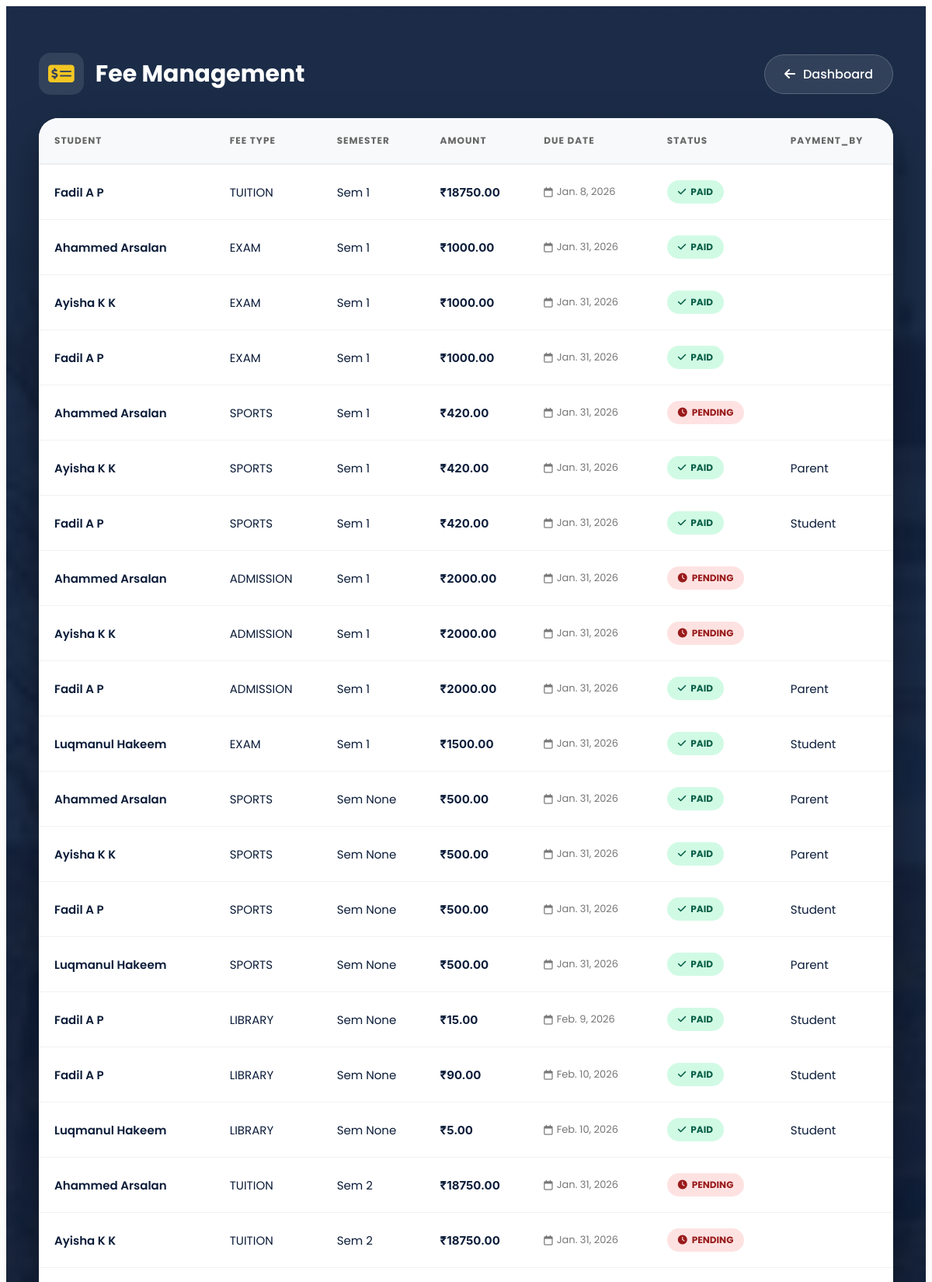
Page /fees/list/ (upper part) on the committed database.
### fees/models.py (models this page shows)
class Fee(models.Model):
    PAID_BY_CHOICES = [
        ('student', 'Student'),
        ('parent', 'Parent'),
        ('teacher', 'Teacher'),
    ]
    issue = models.ForeignKey(
        Issue,
        on_delete=models.CASCADE,
        null=True,
        blank=True,
        related_name="fees"
    )
    user = models.ForeignKey(
        User,
        on_delete=models.CASCADE,
        related_name="fees",blank=True,null=True
    )
    student = models.ForeignKey(
        Student,
        on_delete=models.CASCADE,
        null=True,
        blank=True
    )
    fee_type = models.CharField(max_length=50)
    semester = models.PositiveIntegerField(
        choices=Student.SEMESTER_CHOICES,
        null=True,
        blank=True
    )
    amount = models.DecimalField(max_digits=8, decimal_places=2)
    due_date = models.DateField()
    is_paid = models.BooleanField(default=False)
    paid_by = models.CharField(
        max_length=10,
        choices=PAID_BY_CHOICES,
        null=True,
        blank=True
    )
    paypal_order_id = models.CharField(max_length=255, blank=True, null=True)
    paid_on = models.DateTimeField(null=True, blank=True)
    created_at = models.DateTimeField(auto_now_add=True)

### students/models.py (models this page shows, shortened)
class Student(models.Model):
    COURSE_CHOICES = (
        ('BCA', 'BCA'),
        ('BSC_CS', 'BSc Computer Science'),
        ('BSC_IT', 'BSc Information Technology'),
        ('BCOM', 'BCom'),
        ('BA', 'BA'),
    )
    user = models.OneToOneField(
        User,
        on_delete=models.CASCADE,
        related_name='student_profile',blank=True,null=True
    )
    course = models.CharField(max_length=20, choices=COURSE_CHOICES)
    SEMESTER_CHOICES = [
    (1, '1st Semester'),
    (2, '2nd Semester'),
    (3, '3rd Semester'),
    (4, '4th Semester'),
    (5, '5th Semester'),
    (6, '6th Semester'),
    ]
    semester = models.PositiveIntegerField(
        choices=SEMESTER_CHOICES,
        default=1
    )
    parent = models.OneToOneField(
        User,
        on_delete=models.CASCADE,
        related_name='parent_student',
        null=True,
        blank=True
    )
    first_name = models.CharField(max_length=50,blank=True)   # Student first name
    last_name = models.CharField(max_length=50,blank=True)    # Student last name
    father_name = models.CharField(max_length=100,blank=True)
    mother_name = models.CharField(max_length=100,blank=True)
    register_number = models.CharField(
        max_length=20,
        unique=True,blank=True
    )
    date_of_birth = models.DateField()
    profile_photo = models.ImageField(
        upload_to='student_profiles/',
        blank=True,
        null=True
    )
    parent_email = models.EmailField(blank=True, null=True)
    otp = models.CharField(max_length=6, blank=True, null=True)  # store OTP
    otp_created_at = models.DateTimeField(blank=True, null=True)  # store OTP timestamp

### fees/views.py (the view)
# urls.py: path('list/', views.fee_list, name='fee_list'),
def fee_list(request):
    from .models import Fee
    fees = Fee.objects.all()
    return render(request, 'fees/fee_list.html', {'fees': fees})

### notifications/context_processors.py (called while the page is built)
def notification_count(request):
    if request.user.is_authenticated:
        count = Notification.objects.filter(
            recipient=request.user,
            is_read=False
        ).count()
    else:
        count = 0
    return {
        'unread_notification_count': count
    }

### templates/fees/fee_list.html (shortened to what this page needs)
{% extends "base.html" %}
{% load static %}
{% block content %}
<link rel="stylesheet" href="https://cdnjs.cloudflare.com/ajax/libs/font-awesome/6.5.1/css/all.min.css"/>
<div class="fees-wrapper">
    <div class="container">
        <div class="header-area">
            <h2>
                <i class="fa-solid fa-money-check-dollar"></i>
                Fee Management
            </h2>
            <a href="{% url 'admin-dashboard' %}" class="back-btn">
                <i class="fa-solid fa-arrow-left"></i> Dashboard
            </a>
        </div>
        <div class="fees-card">
            <div class="table-container">
                <table class="fees-table">
                    <thead>
                        <tr>
                            <th>Student</th>
                            <th>Fee Type</th>
                            <th>Semester</th>
                            <th>Amount</th>
                            <th>Due Date</th>
                            <th>Status</th>
                            <th>Payment_By</th>
                        </tr>
                    </thead>
                    <tbody>
                        {% for fee in fees %}
                        <tr>
                            <td data-label="Student" class="student-name">
                                {{ fee.student.first_name }} {{ fee.student.last_name }}
                            </td>
                            <td data-label="Fee Type">{{ fee.fee_type }}</td>
                            <td data-label="Semester">Sem {{ fee.semester }}</td>
                            <td data-label="Amount" class="amount-text">₹{{ fee.amount }}</td>
                            <td data-label="Due Date">
                                <span class="due-date">
                                    <i class="fa-regular fa-calendar"></i> {{ fee.due_date }}
                                </span>
                            </td>
                            <td data-label="Status">
                                {% if fee.is_paid %}
                                    <span class="badge badge-paid">
                                        <i class="fa-solid fa-check"></i> Paid
                                    </span>
                                {% else %}
                                    <span class="badge badge-unpaid">
                                        <i class="fa-solid fa-clock"></i> Pending
                                    </span>
                                {% endif %}
                            </td>
                            <td>
    {% if fee.paid_by == 'parent' %}
        Parent
    {% elif fee.paid_by == 'student' %}
        Student
    {% endif %}
</td>
                        </tr>
                        {% endfor %}
                    </tbody>
                </table>
            </div>
        </div>
    </div>
</div>
{% endblock %}

### rows in the picture
Fee: student.first_name "Fadil", student.last_name "A P", fee_type "TUITION", semester "1", amount "18750.00", due_date "Jan. 8, 2026", is_paid True (drawn)
Fee: student.first_name "Ahammed", student.last_name "Arsalan", fee_type "EXAM", semester "1", amount "1000.00", due_date "Jan. 31, 2026", is_paid True (drawn)
Fee: student.first_name "Ayisha", student.last_name "K K", fee_type "EXAM", semester "1", amount "1000.00", due_date "Jan. 31, 2026", is_paid True (drawn)
Fee: student.first_name "Fadil", student.last_name "A P", fee_type "EXAM", semester "1", amount "1000.00", due_date "Jan. 31, 2026", is_paid True (drawn)
Fee: student.first_name "Ahammed", student.last_name "Arsalan", fee_type "SPORTS", semester "1", amount "420.00", due_date "Jan. 31, 2026", is_paid False (drawn)
Fee: student.first_name "Ayisha", student.last_name "K K", fee_type "SPORTS", semester "1", amount "420.00", due_date "Jan. 31, 2026", is_paid True (drawn), paid_by "Parent"
Fee: student.first_name "Fadil", student.last_name "A P", fee_type "SPORTS", semester "1", amount "420.00", due_date "Jan. 31, 2026", is_paid True (drawn), paid_by "Student"
Fee: student.first_name "Ahammed", student.last_name "Arsalan", fee_type "ADMISSION", semester "1", amount "2000.00", due_date "Jan. 31, 2026", is_paid False (drawn)
Fee: student.first_name "Ayisha", student.last_name "K K", fee_type "ADMISSION", semester "1", amount "2000.00", due_date "Jan. 31, 2026", is_paid False (drawn)
Fee: student.first_name "Fadil", student.last_name "A P", fee_type "ADMISSION", semester "1", amount "2000.00", due_date "Jan. 31, 2026", is_paid True (drawn), paid_by "Parent"
Fee: student.first_name "Luqmanul", student.last_name "Hakeem", fee_type "EXAM", semester "1", amount "1500.00", due_date "Jan. 31, 2026", is_paid True (drawn), paid_by "Student"
Fee: student.first_name "Ahammed", student.last_name "Arsalan", fee_type "SPORTS", semester "None", amount "500.00", due_date "Jan. 31, 2026", is_paid True (drawn), paid_by "Parent"
Fee: student.first_name "Ayisha", student.last_name "K K", fee_type "SPORTS", semester "None", amount "500.00", due_date "Jan. 31, 2026", is_paid True (drawn), paid_by "Parent"
Fee: student.first_name "Fadil", student.last_name "A P", fee_type "SPORTS", semester "None", amount "500.00", due_date "Jan. 31, 2026", is_paid True (drawn), paid_by "Student"
Fee: student.first_name "Luqmanul", student.last_name "Hakeem", fee_type "SPORTS", semester "None", amount "500.00", due_date "Jan. 31, 2026", is_paid True (drawn), paid_by "Parent"
Fee: student.first_name "Fadil", student.last_name "A P", fee_type "LIBRARY", semester "None", amount "15.00", due_date "Feb. 9, 2026", is_paid True (drawn), paid_by "Student"
Fee: student.first_name "Fadil", student.last_name "A P", fee_type "LIBRARY", semester "None", amount "90.00", due_date "Feb. 10, 2026", is_paid True (drawn), paid_by "Student"
Fee: student.first_name "Luqmanul", student.last_name "Hakeem", fee_type "LIBRARY", semester "None", amount "5.00", due_date "Feb. 10, 2026", is_paid True (drawn), paid_by "Student"
Fee: student.first_name "Ahammed", student.last_name "Arsalan", fee_type "TUITION", semester "2", amount "18750.00", due_date "Jan. 31, 2026", is_paid False (drawn)
Fee: student.first_name "Ayisha", student.last_name "K K", fee_type "TUITION", semester "2", amount "18750.00", due_date "Jan. 31, 2026", is_paid False (drawn)
